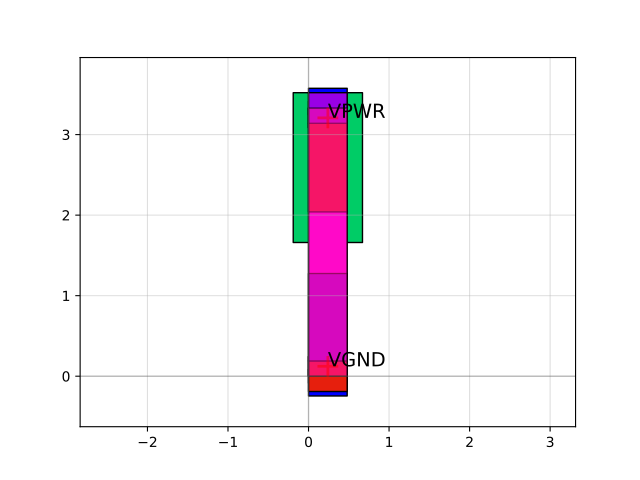

Source code (Python):
import sky130

c = sky130.components.sky130_fd_sc_hs__tapvpwrvgnd_1()
c.plot()
